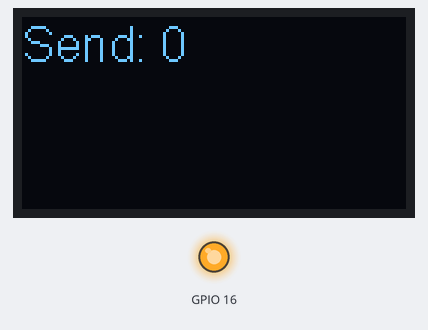
The sketch below on a simulated ESP32. Parts: 128×64 one-colour display, output pins drawn as LEDs (lit = HIGH). No radio packets arrive unless stated; what the sketch prints to the serial monitor is not drawn.

Above: at 0.1 s.
At 6.4 s:
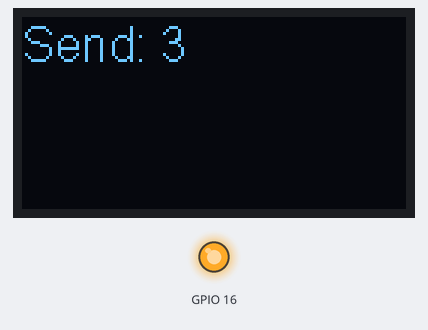
At 10.5 s:
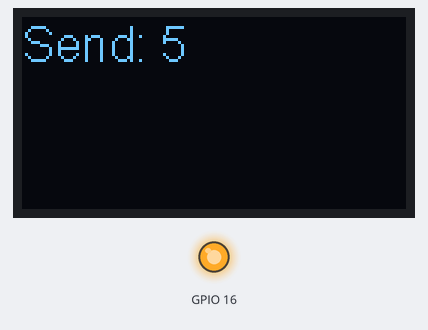
At 14.7 s:
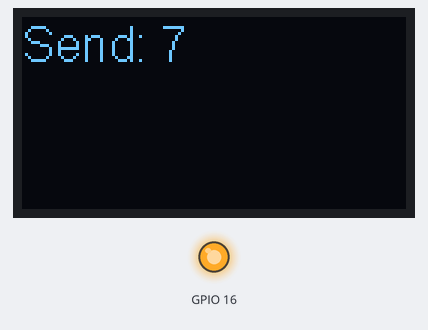
At 25.0 s:
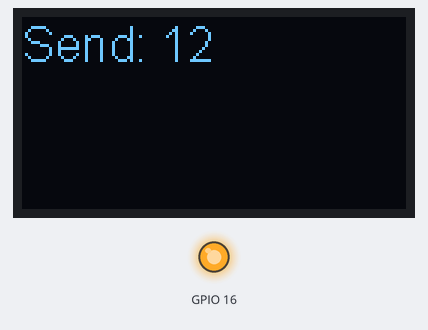
At 37.5 s:
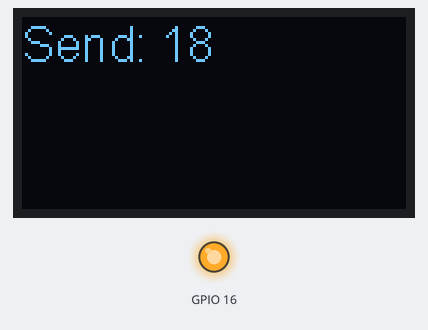

Measured:
- what the display in image 0 shows lasts 2.1 s, from 0.1 s to 2.2 s

The sketch:

OLED_LoRa_Sender.ino
```cpp
#include <SPI.h>
#include <LoRa.h>
#include <Wire.h>
#include "SSD1306.h"
#include "images.h"

#define SCK     5    // GPIO5  -- SX1278's SCK
#define MISO    19   // GPIO19 -- SX1278's MISnO
#define MOSI    27   // GPIO27 -- SX1278's MOSI
#define SS      18   // GPIO18 -- SX1278's CS
#define RST     14   // GPIO14 -- SX1278's RESET
#define DI0     26   // GPIO26 -- SX1278's IRQ(Interrupt Request)
#define BAND  923E6

 unsigned int counter = 0;

//SSD1306 display(0x3c, 21, 22);
String rssi = "RSSI --";
String packSize = "--";
String packet ;

//==================================================
//OLED pins to ESP32 GPIOs via this connecthin:
//OLED_SDA -- GPIO4
//OLED_SCL -- GPIO15
//OLED_RST -- GPIO16
SSD1306  display(0x3c, 4, 15);

void drawFontFaceDemo() {
    display.clear();
    String s="Send: ";
    s=s+counter;
    Serial.println(s);
    display.drawString(0, 0, s);
    display.display();
}

void setup() {
  DisplaySetup();
  Serial.begin(115200);
  while (!Serial);
  Serial.println();
  Serial.println("LoRa Sender Test");

  SPI.begin(SCK,MISO,MOSI,SS);
  LoRa.setPins(SS,RST,DI0);
  if (!LoRa.begin(923E6)) {
    Serial.println("Starting LoRa failed!");
    while (1);
  }
  //LoRa.onReceive(cbk);
  //LoRa.receive();
  Serial.println("init ok");
}

void DisplaySetup() {
  pinMode(16,OUTPUT);
  digitalWrite(16, LOW);    // set GPIO16 low to reset OLED
  delay(50);
  digitalWrite(16, HIGH); // while OLED is running, must set GPIO16 in high
  // Initialising the UI will init the display too.
  display.init();
  display.flipScreenVertically();
  display.setFont(ArialMT_Plain_16);
  display.setTextAlignment(TEXT_ALIGN_LEFT);
}

void loop() {
  //Serial.println(String(counter));
  drawFontFaceDemo();

  // send packet
  LoRa.beginPacket();
  LoRa.print("Packet ");
  LoRa.print(counter);
  LoRa.endPacket();

  counter++;
  delay(2000);                       // wait for a second
}
```

Source omitted: images.h (data table, 7246 bytes)
